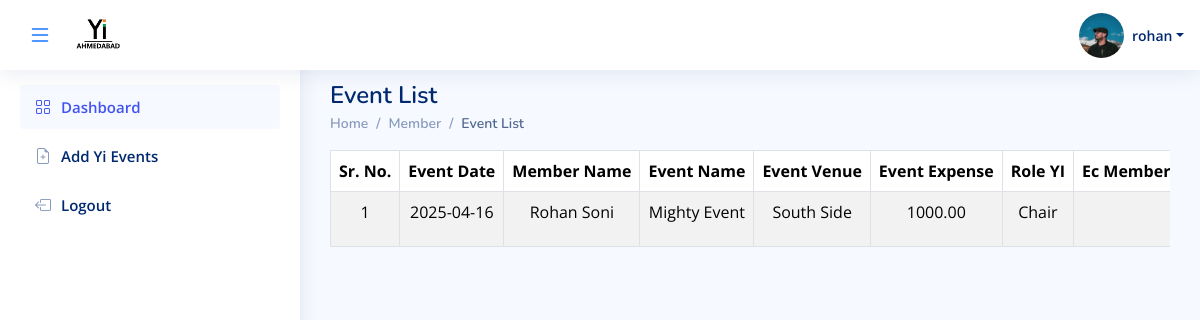
The page /member/event-list (signed in) on the database as committed earlier.
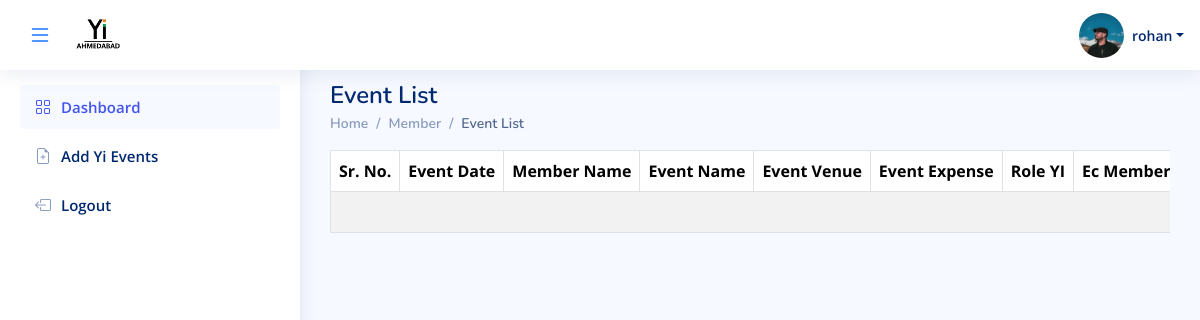
The same page on the database as committed later.
### manager_app/models.py (models this page shows)
class Event_Data(models.Model):
    user = models.ForeignKey(LoginSide, on_delete=models.SET_NULL, null=True,db_index=True)
    your_name = models.CharField(max_length=50)
    event_name = models.CharField(max_length=200,blank=True)
    event_venue = models.TextField(blank=True)
    event_expense = models.BigIntegerField(blank=True,null=True,default=0)
    date = models.CharField(max_length=200)
    role_yi = models.CharField(max_length=200)
    project_vertical = models.CharField(max_length=200)
    project_stakeholder = models.CharField(max_length=200)
    yi_pillar = models.CharField(max_length=200)
    social_link = models.URLField(max_length=300)
    which_SIG = models.CharField(max_length=200,blank=True,null=True)
    event_member = models.CharField(max_length=1000,blank=True,null=True)
    total_impact = models.BigIntegerField(blank=True,default=1)
    select_ec_member = models.CharField(max_length=50,blank=True,null=True)
    school = models.CharField(max_length=200,blank=True,null=True)
    collage = models.CharField(max_length=200,blank=True,null=True)
    associate_partner = models.CharField(max_length=200,null=True,blank=True)
    event_description =  models.TextField(max_length=700,null=True,blank=True)

### manager_app/views.py (the view)
# urls.py: path('event-list',event_list,name='event-list'),
@login_required(login_url='index')
def event_list(request):
    user = request.user
    all_event = Event_Data.objects.filter(user=user)
    context = {
        'user': user,
        'k1': all_event
    }
    return render(request, 'member/event_list.html', context)

### manager_app/templates/member/event_list.html (shortened to what this page needs)
{% load static %}
<!DOCTYPE html>
<html lang="en">
<head>
    <link href="{% static 'assets/vendor/bootstrap/css/bootstrap.min.css' %}" rel="stylesheet">
    <link href="{% static 'assets/vendor/bootstrap-icons/bootstrap-icons.css' %}" rel="stylesheet">
    <link href="{% static 'css/manager_dashboard.css' %}" rel="stylesheet">
    <link href="{% static 'assets/css/style.css' %}" rel="stylesheet">
    <link href="{% static 'assets/css/footer.css' %}" rel="stylesheet">
    <link href="{% static 'css/inputfiled.css' %}" rel="stylesheet">
</head>
<body>
    {% include 'components/header.html' %}
    {% include 'components/side_navbar.html' %}
    <main id="main" class="main">
        <br>
        <div class="pagetitle">
            <h1>Event List</h1></div>
            <nav>
                <ol class="breadcrumb">
                    <li class="breadcrumb-item"><a href="{% url 'manager-dashboard' %}">Home</a></li>
                    <li class="breadcrumb-item">Member</li>
                    <li class="breadcrumb-item active">Event List</li>
                </ol>
            </nav>
        <div class="table-responsive">
            <table class="table table-striped table-bordered" width="100%">
                <thead>
                    <tr class="text-nowrap text-center">
                        <th>Sr. No.</th>
                        <th>Event Date</th>
                        <th>Member Name</th>
                        <th>Event Name</th>
                        <th>Event Venue</th>
                        <th>Event Expense</th>
                        <th>Role YI</th>
                        <th>Ec Members Name</th>
                    </tr>
                </thead>
                <tbody>
                    {% if k1 %}
                        {% for i in k1 %}
                            <tr class="text-nowrap text-center">
                                <td>{{ forloop.counter }}</td>
                                <td>{{ i.date }}</td>
                                <td>{{ i.your_name }}</td>
                                <td>{{ i.event_name }}</td>
                                <td>{{ i.event_venue }}</td>
                                <td>{{ i.event_expense|floatformat:2 }}</td>
                                <td>{{ i.role_yi }}</td>
                                <td>{{ i.event_handle }}<br></td>
                            </tr>
                        {% endfor %}
                    {% else %}
                        <tr>
                            <td colspan="17" class="text-center">No events available</td>
                        </tr>
                    {% endif %}
                </tbody>
            </table>
        </div>
    </main>
</body>
</html>

Rows that differ between the two databases and show on the page:
removed Event_Data: date "2025-04-16", your_name "Rohan Soni", event_name "Mighty Event", event_venue "South Side", event_expense "1000.00", role_yi "Chair"
